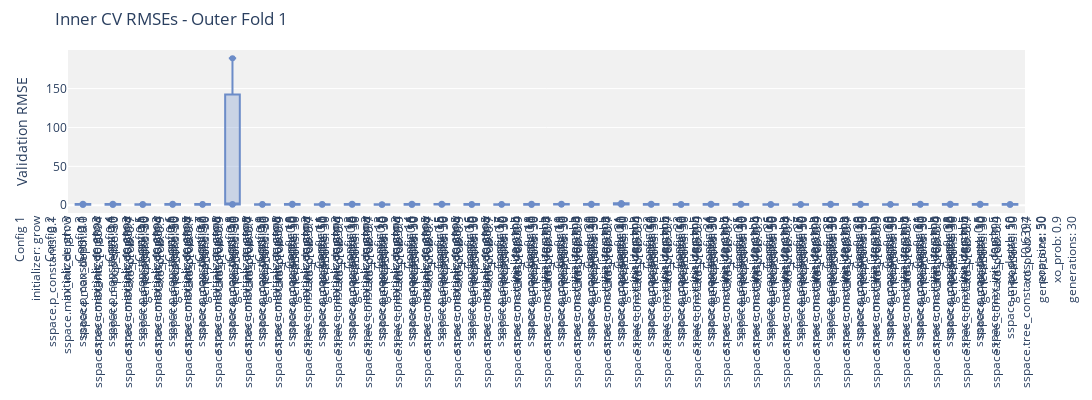
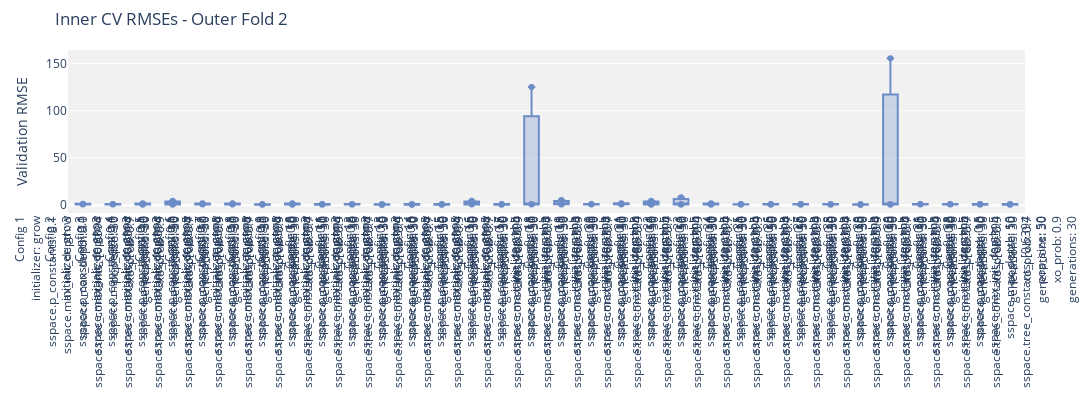
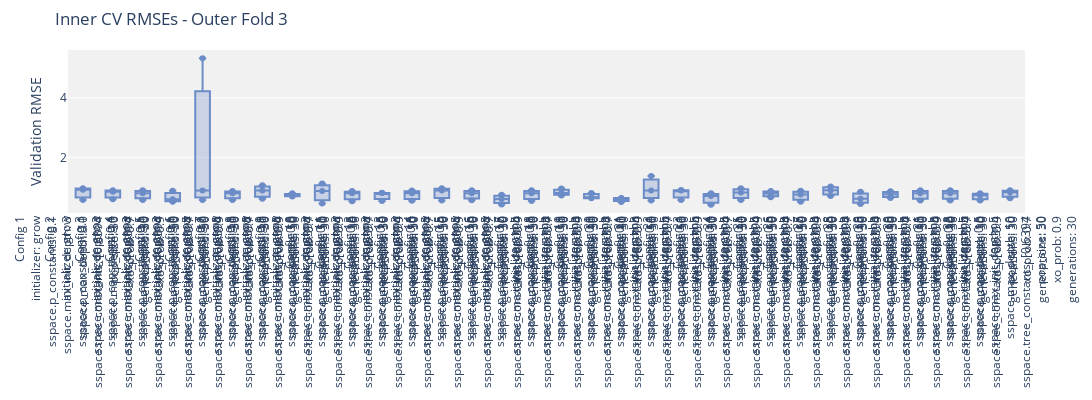
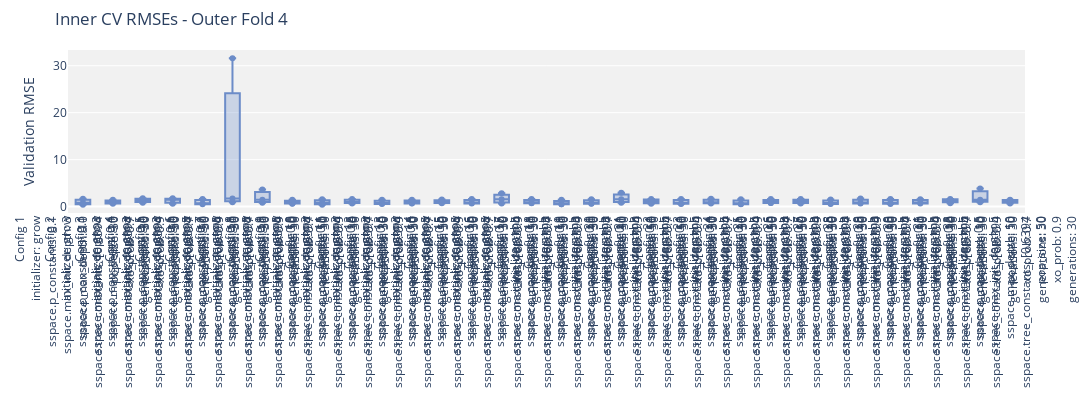

Notebook code cell kept with these figures, in order:
### Markdown cell above
| **Parameter**        | **Test Values**                                | **Why ??**                                                                                             |
| -------------------- | ----------------------------------------------------- | ----------------------------------------------------------------------------------------------------------------------------------------------- |
| `init_depth`         | `[3, 5]`                                              | Smaller initial trees (shallow depth) reduce the risk of overfitting early on. With 96 entries, you want simplicity and better generalization.  |
| `max_depth`          | `[10]`                                             | Limits the model's complexity. Deep trees overfit easily on small datasets. Capping depth avoids bloated or overly specific programs.           |
| `tree_constants`     | `[random.uniform(0, 1) for _ in range(9)] + [-1.]`    | Constants allow models to fine-tune predictions. Using a limited, balanced range prevents excessive reliance on constants (avoids "bloat").     |
| `p_constants`        | `[0.1, 0.5]`                                          | High constant probability makes the tree more about constants than structure. This is dangerous for small data — prefer 10–20% range.           |
| `tree_functions`     | `['add', 'subtract', 'multiply', 'divide']` | Basic arithmetic gives expressive power. `protected_divide` avoids runtime errors. Don’t add too many functions — it increases search space.    |
| `pop_size`           | `[20, 30, 50]`                                        | Small datasets don’t need huge populations. Lower sizes = faster runs and still enough diversity. 20–50 is a good starting point.               |
| `p_xo`               | `[0.7, 0.9]`                                          | Crossover (recombination) promotes diversity and generalization. On small data, too much crossover (close to 1.0) might disrupt good solutions. |
| `initializer`        | `"grow", "rhh"`                                       | `grow` creates variable-sized trees. `rhh` mixes it with `full`, adding diversity. `full` alone — it tends to create deep, overfit trees. |
| `elitism`            | `[True]`                                              | Keep the best solution in each generation. With few samples, losing the best-performing individual can seriously hurt performance.              |
| `n_iter`             | `30`                                                  | Reasonable trade-off between computation and convergence. Too many iterations with small data can lead to overfitting.                          |

### Code cell
TREE_CONSTANTS = [random.uniform(0, 1) for _ in range(9)] + [-1.]
param_grid = {
    'initializer': ['grow', 'rhh'],
    'sspace.p_constants': [0.1, 0.5], 
    'sspace.max_init_depth': [3, 5],
    'sspace.max_depth': [10],
    'sspace.tree_constants': [TREE_CONSTANTS],
    'pop_size': [30, 50],
    'xo_prob': [0.7, 0.9],
    'generations': [30],
}

# Seeds to test
seeds = [42, 123, 456]  # You can change these to any seeds you prefer

# Store results from all seeds
all_scores = []
all_best_models = []
all_results = []
all_validation = []

for seed in seeds:
    print(f"\n=== Running with seed: {seed} ===\n")
    
    # Set random seeds for reproducibility
    random.seed(seed)
    np.random.seed(seed)
    torch.manual_seed(seed)
    
    # Run the experiment
    scores, best_models, df_results, val_results = nested_cv_gp_slim_gsgp(
        X=X, y=y,
        param_grid=param_grid,
        gp_class=gp,
        k_outer=5, k_inner=3,
        seed=seed
    )
    
    # Store results
    all_scores.append(scores)
    all_best_models.append(best_models)
    all_results.append(df_results)
    all_validation.append(val_results)
